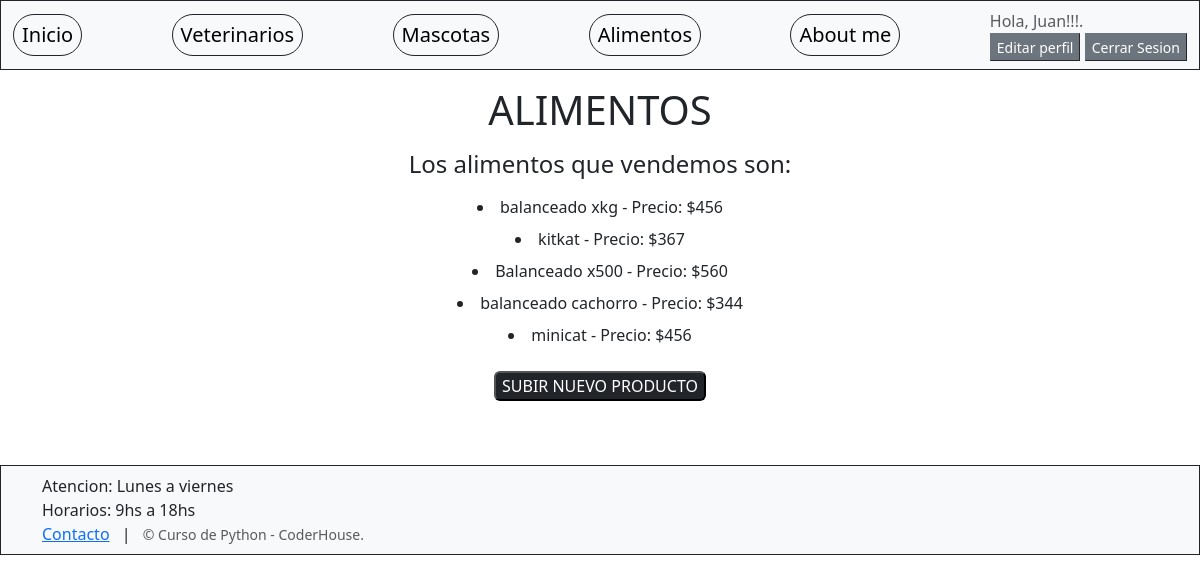
The app's page /AppCoder/alimentos (signed in) with its own data.
### AppCoder/models.py (models this page shows)
class Alimentos(models.Model):
    animal= models.CharField(max_length=30)
    nombre= models.CharField(max_length=30)
    precio= models.IntegerField()
    def __str__(self):
        return f"{self.nombre} - Precio: ${self.precio}"  #como va a aparecer en admin

### AppCoder/views.py (the view)
# urls.py: path('alimentos', views.leerAlimentos, name="Alimentos"),
def leerAlimentos(request):
    alimento = Alimentos.objects.all()
    contexto = {"alimentos": alimento}
    return render(request, "AppCoder/alimentos.html", contexto)

### AppCoder/templates/AppCoder/alimentos.html
{% extends 'AppCoder/padre.html' %}
{% load static %}
{% block contenidoQueCambia %}
    <div class="text-center">
        <h1 class="my-3">ALIMENTOS</h1>
        <h4> Los alimentos que vendemos son: </h4>
        {% for x in alimentos %}
            <div class="py-2">
                <li>{{x}}</li>
            <div>
        {% endfor %}
    </div>
    <div class="text-center py-4">
        <button class="rounded bg-dark"><a href="{% url 'AlimentosForm' %}" class=" text-white text-decoration-none" >SUBIR NUEVO PRODUCTO</a></button>
    </div>
{% endblock %}

### AppCoder/templates/AppCoder/padre.html (shortened to what this page needs)
<!DOCTYPE html>
<html lang="en">
<head>
    {% load static %}
    <link href="https://cdn.jsdelivr.net/npm/bootstrap@5.3.0-alpha1/dist/css/bootstrap.min.css" rel="stylesheet">
</head>
<body>
    <nav class="navbar navbar-light bg-light static-top border border-dark">
        <div class="container-fluid">
            <a class="navbar-brand border border-dark rounded-pill px-2" href="{% url 'Inicio' %}">Inicio</a>
            <a class="navbar-brand border border-dark rounded-pill px-2" href="{% url 'LeerVeterinarios' %}">Veterinarios</a>
            <a class="navbar-brand border border-dark rounded-pill px-2" href="{% url 'Mascotas' %}">Mascotas</a>
            <a class="navbar-brand border border-dark rounded-pill px-2" href="{% url 'Alimentos' %}">Alimentos</a>
            <a class="navbar-brand border border-dark rounded-pill px-2" href="{% url 'AboutMe' %}">About me</a>
            {% if request.user.is_authenticated %}
            <div>
                <p class="text-muted mb-4 mb-lg-0"> Hola, {{user.username}}!!!.</p>
                <button class="border-secondary border-1 bg-secondary"><a href="{% url 'EditarPerfil' %}" class="text-white small text-decoration-none">Editar perfil</a></button>
                <button class="border-secondary border-1 bg-secondary"><a href="{% url 'Logout' %}" class="text-white small text-decoration-none">Cerrar Sesion</a></button>
            </div>
            {% endif %}
        </div>
    </nav>
   <header class="masthead" >
        {% block contenidoQueCambia %}
        {% endblock %}
   </header>
    <footer class="footer bg-light border border-dark">
        <div class="container">
            <div class="row col-lg-6 h-100 my-auto">
                <div class="mt-2">
                    <ul class="list-inline mb-2">
                        <li class="list-inline-item"><a>Atencion: Lunes a viernes </a></li>
                        <li><a>Horarios: 9hs a 18hs </a></li>
                        <li class="list-inline-item"><a href="{% url 'Contacto' %}">Contacto</a></li>
                        <li class="list-inline-item">|</li>
                        <p class="text-muted small mb-4 mb-lg-0 list-inline-item">&copy; Curso de Python - CoderHouse.</p>
                    </ul>
                </div>
            </div>
        </div>
    </footer>
</body>
</html>

### records on screen
Alimentos: nombre+precio "balanceado xkg - Precio: $456"
Alimentos: nombre+precio "kitkat - Precio: $367"
Alimentos: nombre+precio "Balanceado x500 - Precio: $560"
Alimentos: nombre+precio "balanceado cachorro - Precio: $344"
Alimentos: nombre+precio "minicat - Precio: $456"

### other values on screen
{{ user.username }} "Juan"
